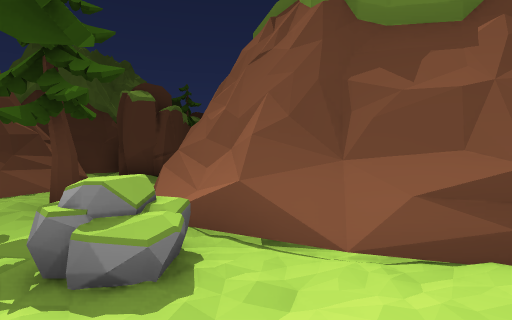
view 1 (above)

24 first-person views from a walk through a scene from a Unity 3-D project. The camera is 1.2 m above the floor, tilts 2° down and sees 80° across. The floor is counted in squares, 2 m on a side. Each view is taken from the middle of a square. On the plan, view 1 faces up. The plan holds only what a view shows up to about 9 squares ahead; the rest is blank. The place goes on beyond the plan. The player character is not drawn. Some animated figures are not drawn.

view 2
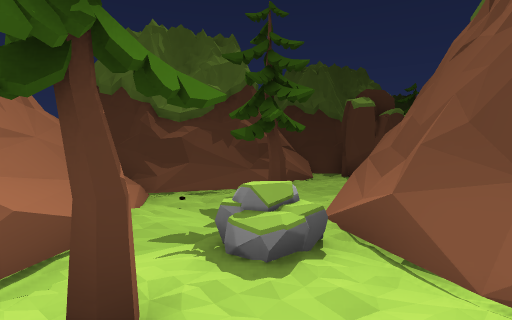

view 3
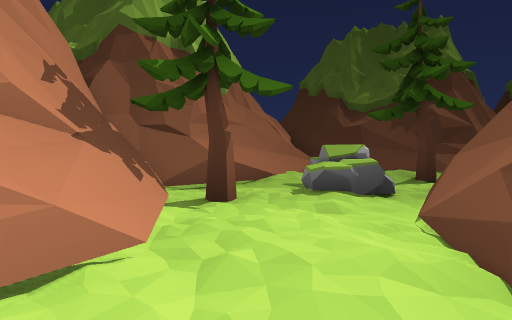

view 4
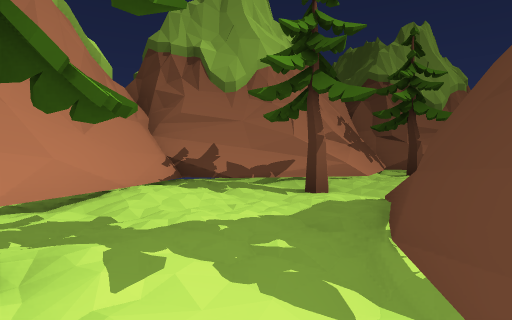

view 5
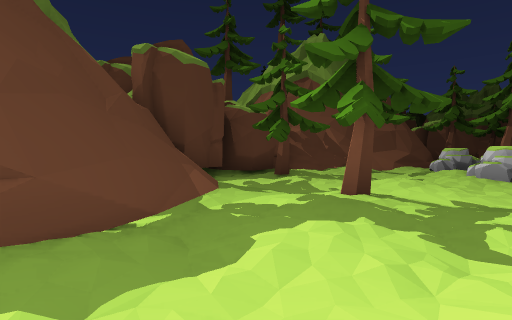

view 6
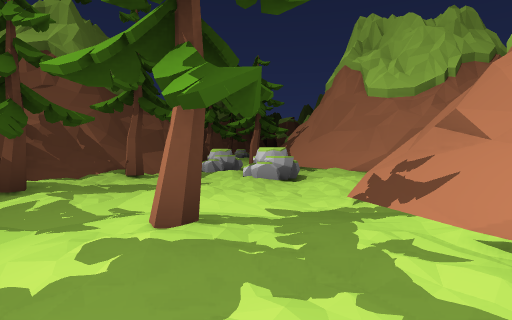

view 7
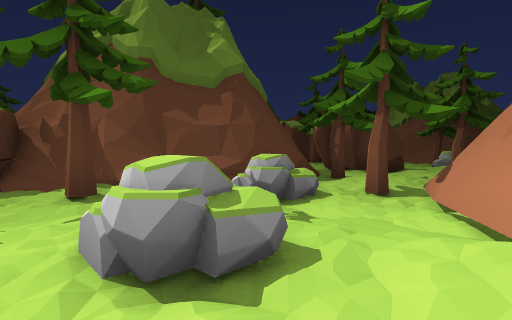

view 8
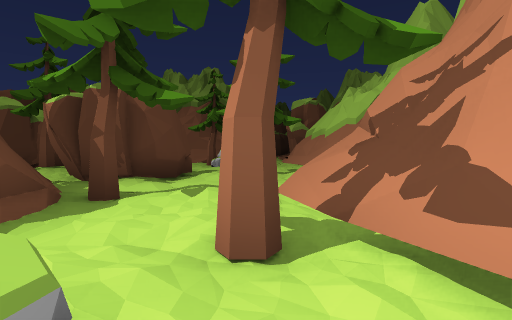

view 9
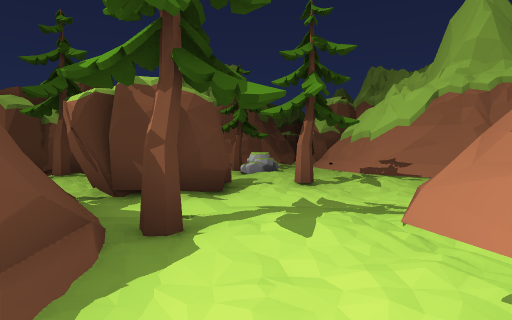

view 10
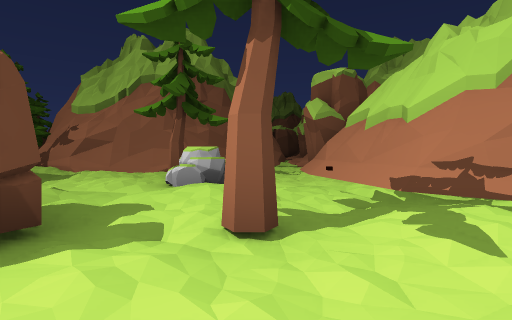

view 11
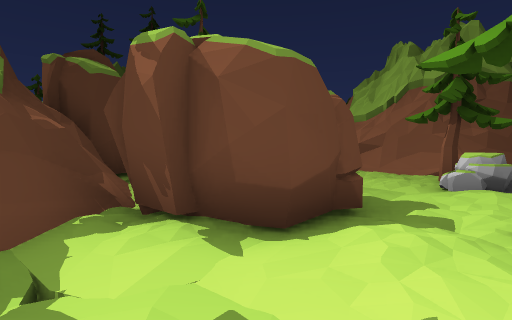

view 12
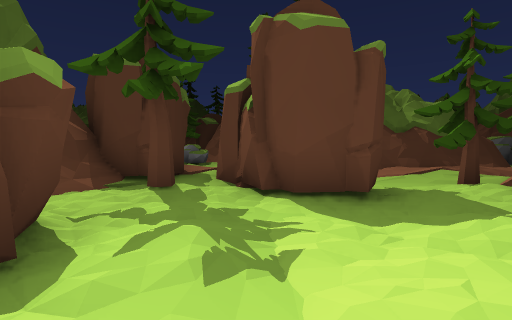

view 13
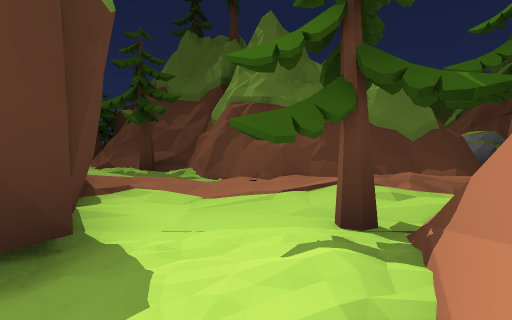

view 14
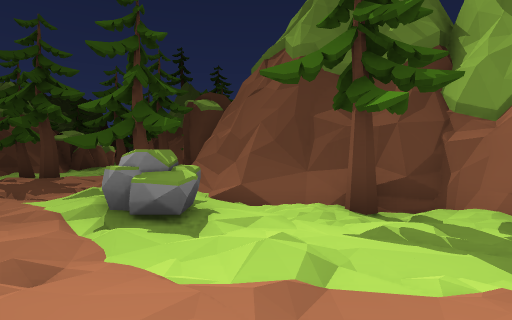

view 15
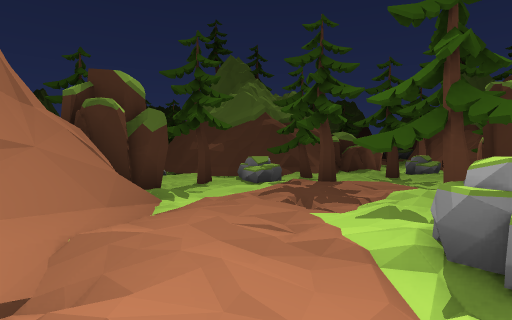

view 16
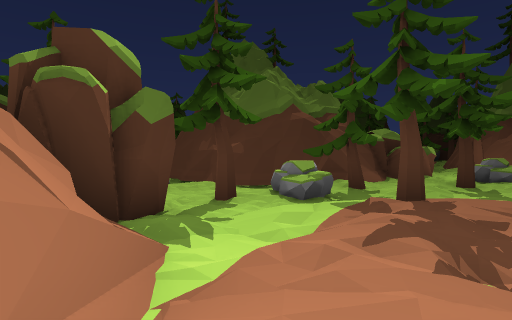

view 17
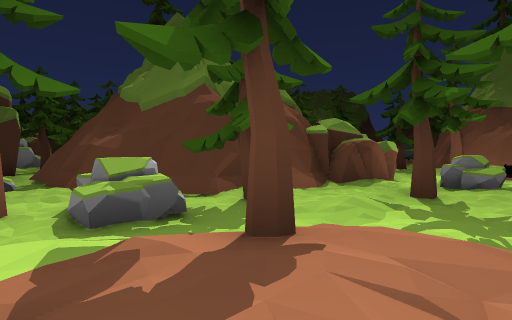

view 18
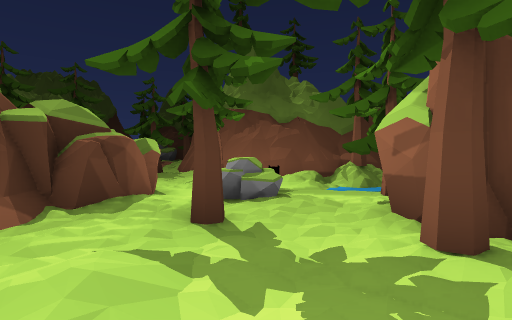

view 19
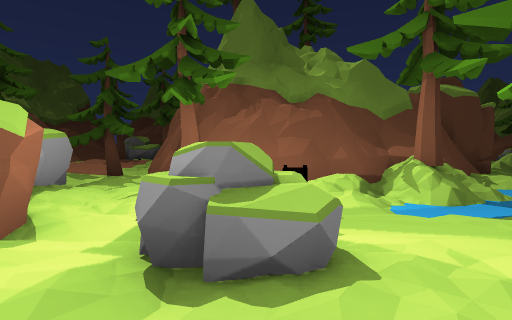

view 20
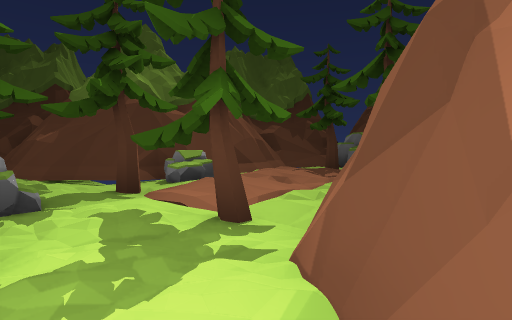

view 21
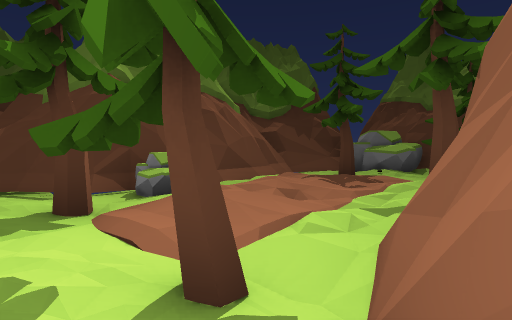

view 22
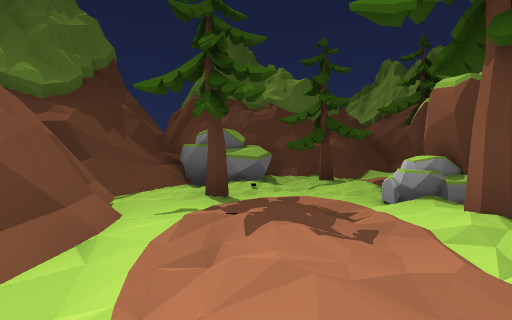

view 23
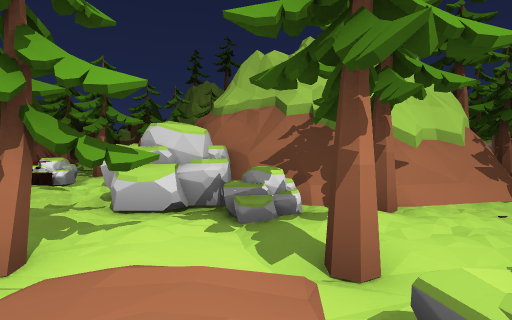

view 24
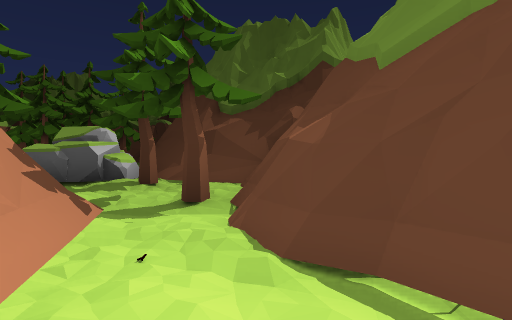

### Floor plan
Key: @ floor where view 1 was taken; # wall or solid block; . main floor; : floor 0.25 m higher than the main floor; + floor 0.5 m higher than the main floor; / step, stairs or slope; = window, fence, low wall or low ledge; ^ raised ledge; T tree; R rock; O other object.
Columns run from 6 left of view 1 to 30 right of it. Each row starts with its distance up from view 1.
 36                      ##
 35                 ######T
 34                 #RR:::
 33                ##:RT:+
 32                #/T:::O
 31                ##:::OO
 30                 #:+:+
 29                 #++:T
 28                 #/+::#      O
 27                ##O+:/#  ##  OO
 26               ##/T.:T## ## #
 25           #####/::::./######
 24          ##::T..T:ORR::##^^.
 23         ## T:.#####RR.T./T/
 22         #RR:.##  ### ::....
 21           R.        OO.OOT
 20            RT       OO:/.:
 19            O        #:T..OO
 18                     #.:.TO
 17                    ##T:::
 16                #####./T+: #
 15             OO.../:.:O:+++##
 14                  O..T::++T ###
 13                    OO:.+:+/.T##
 12                  T OO/=:++O+::##  ###
 11                  O   ###++:+::/#####
 10   O                   ###/+::::::+::
  9   OO                     OO+ :.:+//T
  8 ##.+           O         #O:O ..:/
  7  #=:           OO       ##.:O OTT#
  6  ##:         OOOO##     #=:T.O::##
  5  #/..##     ##...###   ##O......#
  4  #/T.###   ##/TT::######.OO::.:.#
  3  #...:=#####/....T..###T.OO..:T.##
  2  #=:.O./###/...:..:O:.::.:..:O  ##
  1  ##//T.::...TT...O:..T::..T::..:
  0   ####@/=T...:/=:...####=....///..
 -1     #####//=####/./######=:/### OO
 -2         ######    ##       ##    O
 -3                   #        #

Where each view was taken, in squares from view 1:
view 1: 0 up, 0 right, facing up
view 2: 0 up, 1 right, facing up-left
view 3: 1 up, 3 right, facing left
view 4: 3 up, 7 right, facing down-left
view 5: 0 up, 4 right, facing up-right
view 6: 1 up, 5 right, facing right
view 7: 1 down, 10 right, facing up-right
view 8: 1 up, 13 right, facing right
view 9: 2 up, 14 right, facing right
view 10: 1 up, 18 right, facing right
view 11: 1 up, 17 right, facing up-right
view 12: 2 up, 22 right, facing up
view 13: 5 up, 25 right, facing up
view 14: 9 up, 21 right, facing up
view 15: 10 up, 20 right, facing up-left
view 16: 11 up, 18 right, facing up-left
view 17: 14 up, 18 right, facing up-left
view 18: 16 up, 17 right, facing up
view 19: 19 up, 17 right, facing up
view 20: 24 up, 16 right, facing up-left
view 21: 25 up, 15 right, facing up-left
view 22: 27 up, 12 right, facing up
view 23: 28 up, 12 right, facing down
view 24: 25 up, 11 right, facing left
